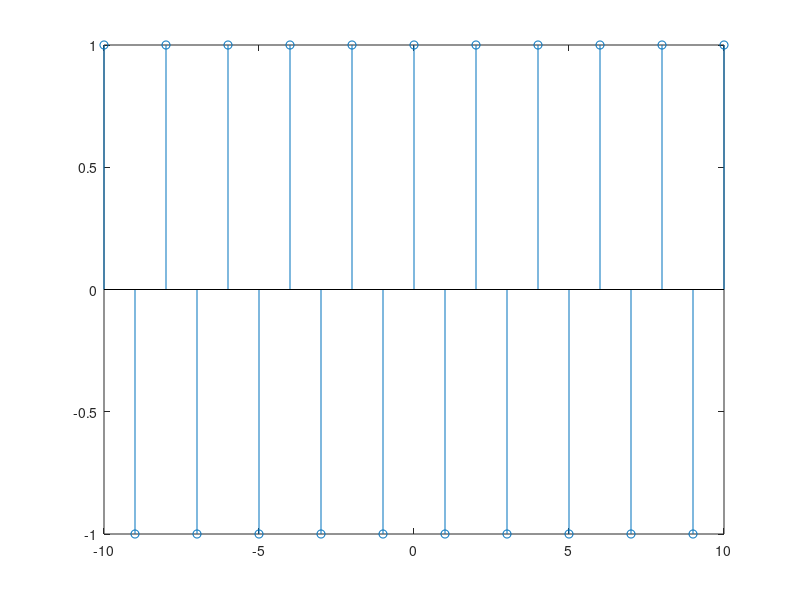

MATLAB code for this plot:
nn = -10:10; %Defino un vector de 20 elementos
imp = (3*nn*pi) + (pi/2); 
%Multiplico cada elemento del vector por las constantes de la ecuacion
X = sin(imp); %Aplico el seno a cada elemento del vector imp
stem(nn,X); %La representamos en la pantalla